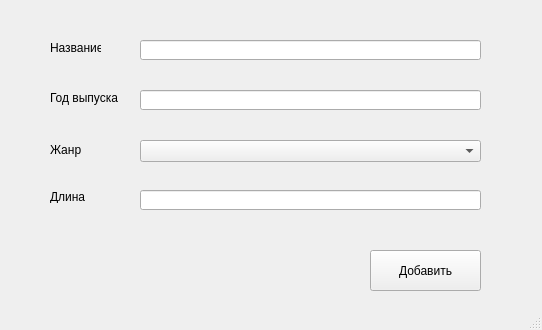
<?xml version="1.0" encoding="UTF-8"?>
<ui version="4.0">
 <class>MainWindow</class>
 <widget class="QMainWindow" name="MainWindow">
  <property name="geometry">
   <rect>
    <x>0</x>
    <y>0</y>
    <width>542</width>
    <height>330</height>
   </rect>
  </property>
  <property name="windowTitle">
   <string>MainWindow</string>
  </property>
  <widget class="QWidget" name="centralwidget">
   <widget class="QLabel" name="label">
    <property name="geometry">
     <rect>
      <x>50</x>
      <y>40</y>
      <width>51</width>
      <height>16</height>
     </rect>
    </property>
    <property name="text">
     <string>Название</string>
    </property>
   </widget>
   <widget class="QLabel" name="label_2">
    <property name="geometry">
     <rect>
      <x>50</x>
      <y>90</y>
      <width>71</width>
      <height>16</height>
     </rect>
    </property>
    <property name="text">
     <string>Год выпуска</string>
    </property>
   </widget>
   <widget class="QLabel" name="label_3">
    <property name="geometry">
     <rect>
      <x>50</x>
      <y>140</y>
      <width>47</width>
      <height>20</height>
     </rect>
    </property>
    <property name="text">
     <string>Жанр</string>
    </property>
   </widget>
   <widget class="QLabel" name="label_4">
    <property name="geometry">
     <rect>
      <x>50</x>
      <y>190</y>
      <width>47</width>
      <height>13</height>
     </rect>
    </property>
    <property name="text">
     <string>Длина</string>
    </property>
   </widget>
   <widget class="QLabel" name="label_5">
    <property name="geometry">
     <rect>
      <x>50</x>
      <y>260</y>
      <width>231</width>
      <height>16</height>
     </rect>
    </property>
    <property name="text">
     <string/>
    </property>
   </widget>
   <widget class="QPushButton" name="pushButton">
    <property name="geometry">
     <rect>
      <x>370</x>
      <y>250</y>
      <width>111</width>
      <height>41</height>
     </rect>
    </property>
    <property name="text">
     <string>Добавить</string>
    </property>
   </widget>
   <widget class="QComboBox" name="comboBox">
    <property name="geometry">
     <rect>
      <x>140</x>
      <y>140</y>
      <width>341</width>
      <height>22</height>
     </rect>
    </property>
   </widget>
   <widget class="QLineEdit" name="lineEdit">
    <property name="geometry">
     <rect>
      <x>140</x>
      <y>40</y>
      <width>341</width>
      <height>20</height>
     </rect>
    </property>
   </widget>
   <widget class="QLineEdit" name="lineEdit_2">
    <property name="geometry">
     <rect>
      <x>140</x>
      <y>90</y>
      <width>341</width>
      <height>20</height>
     </rect>
    </property>
   </widget>
   <widget class="QLineEdit" name="lineEdit_3">
    <property name="geometry">
     <rect>
      <x>140</x>
      <y>190</y>
      <width>341</width>
      <height>20</height>
     </rect>
    </property>
   </widget>
  </widget>
  <widget class="QStatusBar" name="statusbar"/>
 </widget>
 <resources/>
 <connections/>
</ui>
